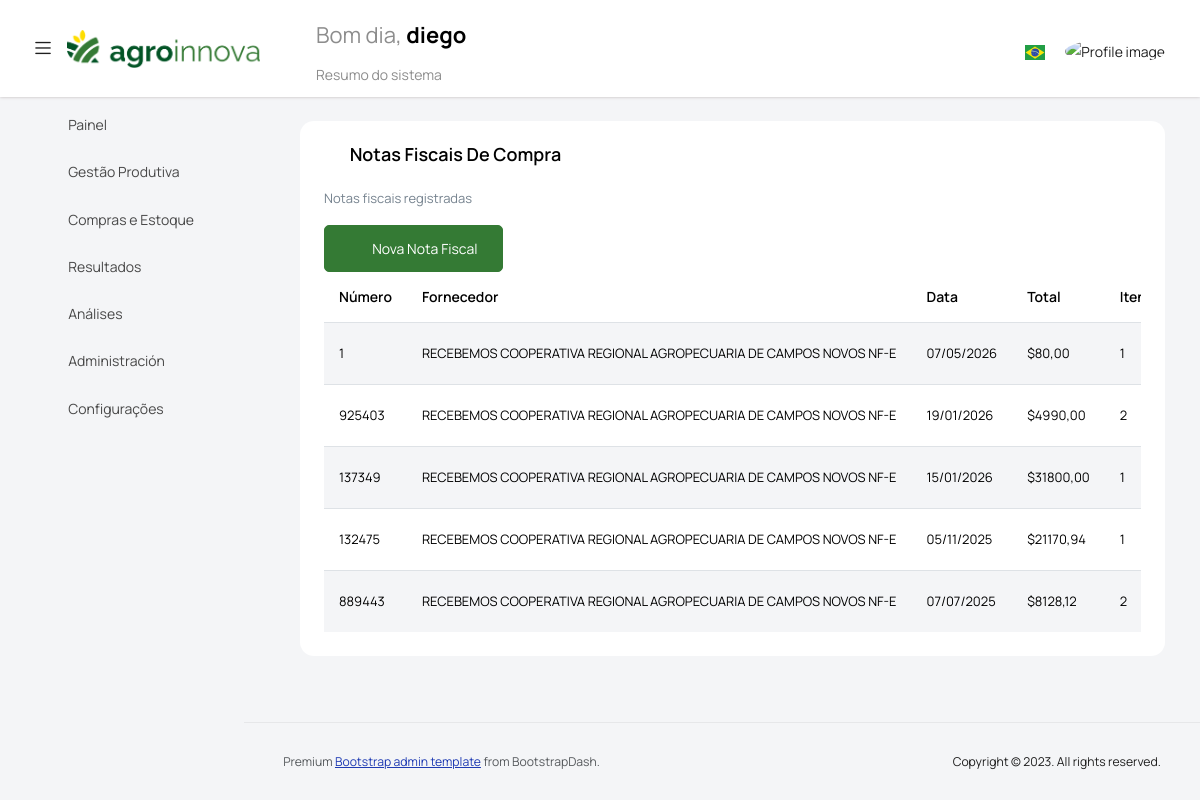
/facturas/ (signed in), run on an earlier commit of the app's database.
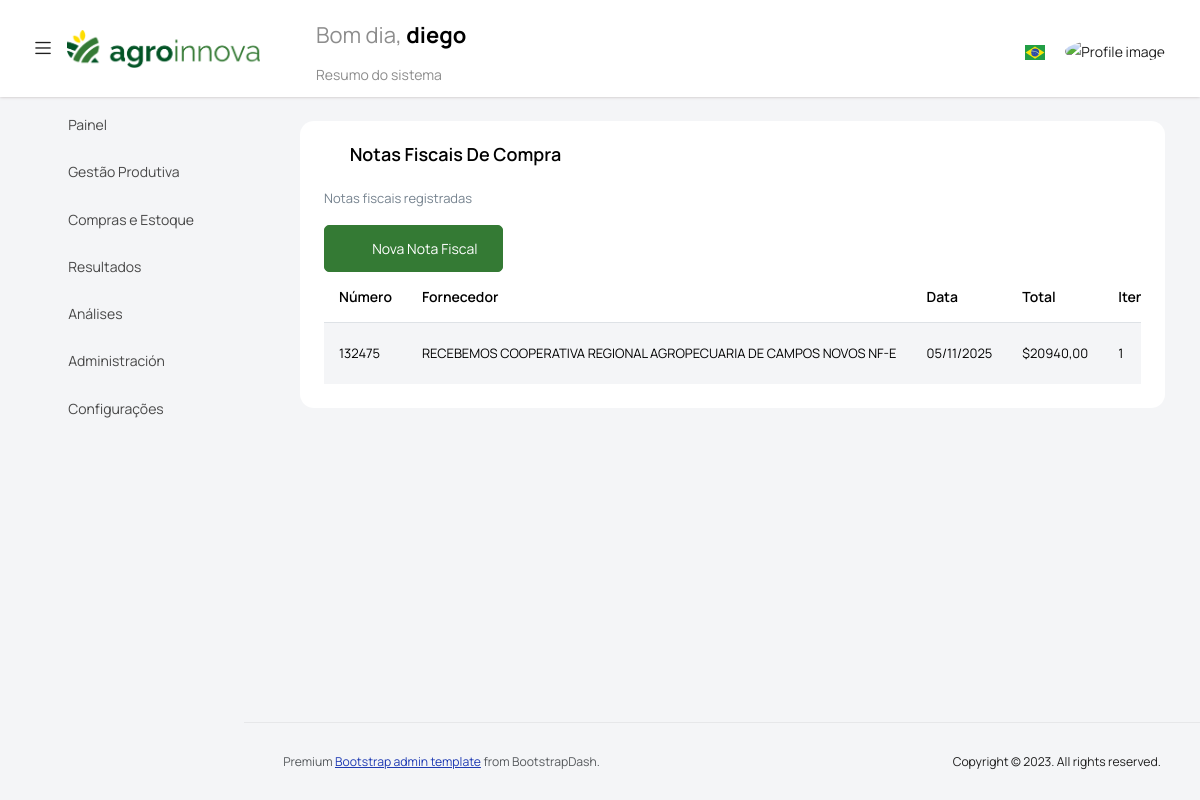
And on a later commit of the database.
### gestion_agro/models.py (models this page shows, shortened)
class FacturaCompra(models.Model):
    empresa = models.ForeignKey(Empresa, on_delete=models.CASCADE, verbose_name=_("Empresa"))
    proveedor = models.ForeignKey("Proveedor", on_delete=models.CASCADE, verbose_name=_("Proveedor"))
    numero = models.CharField(max_length=50, verbose_name=_("Número factura"))
    fecha = models.DateField(verbose_name=_("Fecha"))
    total = models.DecimalField(max_digits=14, decimal_places=2, verbose_name=_("Total"))
    fecha_vencimiento = models.DateField(null=True, blank=True, verbose_name=_("Fecha vencimiento"))
    archivo_pdf = models.FileField(upload_to="facturas_compra/", blank=True, null=True)
    creada = models.DateTimeField(auto_now_add=True)
    class Meta:
        verbose_name = _("Factura de compra")
        verbose_name_plural = _("Facturas de compra")
        unique_together = ("empresa", "proveedor", "numero")

class Proveedor(models.Model):
    empresa = models.ForeignKey(Empresa, on_delete=models.CASCADE, verbose_name=_("Empresa"))
    razon_social = models.CharField(max_length=255, verbose_name=_("Razón social"))
    identificador = models.CharField(max_length=30, blank=True, null=True, verbose_name=_("CUIT / CNPJ"))
    class Meta:
        verbose_name = _("Proveedor")
        verbose_name_plural = _("Proveedores")
        unique_together = ("empresa", "razon_social")

### gestion_agro/views.py (the view)
# urls.py: path('facturas/', vista_lista_facturas, name='vista_lista_facturas'),
@login_required
def vista_lista_facturas(request):
    empresa = request.user.profile.empresa
    facturas = FacturaCompra.objects.filter(
        empresa=empresa
    ).select_related("proveedor").order_by("-fecha", "-id")
    return render(request, "tem_facturas/vista_lista_facturas.html", {
        "facturas": facturas
    })

### templates/tem_facturas/vista_lista_facturas.html (shortened to what this page needs)
{% extends 'base.html' %}
{% load static %}
{% load i18n %}
{% block content %}
<div class="col-12 grid-margin">
  <div class="card">
    <div class="card-body">
      <h4 class="card-title">
          <i class="mdi mdi-file-document-outline icon-agro me-2"></i>
          {% translate "Facturas de Compra" %}
      </h4>
      <p class="card-description">
        {% trans "Listado de facturas ingresadas" %}
      </p>
      <div>
        <a href="{% url 'vista_cargar_factura' %}" class="btn btn-success">
            <i class="mdi mdi-plus-circle-outline me-2"></i>
            {% translate "Nueva Factura" %}
        </a>
      </div>
      <div class="table-responsive">
        <table class="table table-striped">
          <thead>
            <tr>
              <th>{% trans "Número" %}</th>
              <th>{% trans "Proveedor" %}</th>
              <th>{% trans "Fecha" %}</th>
              <th>{% trans "Total" %}</th>
              <th>{% trans "Ítems" %}</th>
            </tr>
          </thead>
          <tbody>
            {% for factura in facturas %}
            <tr>
              <td>{{ factura.numero }}</td>
              <td>{{ factura.proveedor.razon_social }}</td>
              <td>{{ factura.fecha|date:"d/m/Y" }}</td>
              <td>${{ factura.total|floatformat:2 }}</td>
              <td>{{ factura.items.count }}</td>
            </tr>
            {% empty %}
            <tr>
              <td colspan="7" class="text-center">
                {% trans "No hay facturas cargadas" %}
              </td>
            </tr>
            {% endfor %}
          </tbody>
        </table>
      </div>
    </div>
  </div>
</div>
{% endblock %}

What changed in the data, as far as the page shows it:
removed FacturaCompra: numero "1", proveedor.razon_social "RECEBEMOS COOPERATIVA REGIONAL AGROPECUARIA DE CAMPOS NOVOS NF-E", fecha "07/05/2026", total "80,00", items.count "1"
removed FacturaCompra: numero "925403", proveedor.razon_social "RECEBEMOS COOPERATIVA REGIONAL AGROPECUARIA DE CAMPOS NOVOS NF-E", fecha "19/01/2026", total "4990,00", items.count "2"
removed FacturaCompra: numero "137349", proveedor.razon_social "RECEBEMOS COOPERATIVA REGIONAL AGROPECUARIA DE CAMPOS NOVOS NF-E", fecha "15/01/2026", total "31800,00", items.count "1"
removed FacturaCompra: numero "132475", proveedor.razon_social "RECEBEMOS COOPERATIVA REGIONAL AGROPECUARIA DE CAMPOS NOVOS NF-E", fecha "05/11/2025", total "21170,94", items.count "1"
removed FacturaCompra: numero "889443", proveedor.razon_social "RECEBEMOS COOPERATIVA REGIONAL AGROPECUARIA DE CAMPOS NOVOS NF-E", fecha "07/07/2025", total "8128,12", items.count "2"
added FacturaCompra: numero "132475", proveedor.razon_social "RECEBEMOS COOPERATIVA REGIONAL AGROPECUARIA DE CAMPOS NOVOS NF-E", fecha "05/11/2025", total "20940,00", items.count "1"
